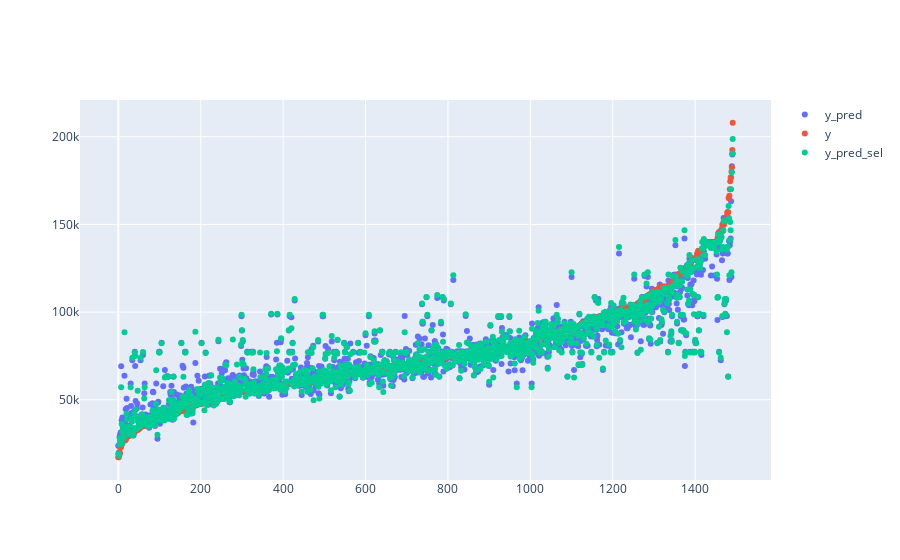

Notebook code for this chart:
### Code cell
import plotly.graph_objects as go


fig = go.Figure()

# Add traces
fig.add_trace(go.Scatter(x=np.arange(0,1492), y=y_pred_com['y_pred'],
                    mode='markers',
                    name='y_pred'))
fig.add_trace(go.Scatter(x=np.arange(0,1492), y=y_pred_com['y'],
                    mode='markers',
                    name='y'))
fig.add_trace(go.Scatter(x=np.arange(0,1492), y=y_pred_com['y_pred_sel'],
                    mode='markers',
                    name='y_pred_sel'))
fig.show()

### Figure 1 — Plotly figure (JSON) as saved in the notebook; plotly's stock layout.template omitted (floating-point values rounded to 4 significant figures; data arrays with more than 128 entries replaced by an {"elided": "..."} marker saying what was removed)
{"data": [{"mode": "markers", "name": "y_pred", "type": "scatter", "x": {"elided": "1492 int values"}, "y": {"elided": "1492 float values"}}, {"mode": "markers", "name": "y", "type": "scatter", "x": {"elided": "1492 int values"}, "y": {"elided": "1492 float values"}}, {"mode": "markers", "name": "y_pred_sel", "type": "scatter", "x": {"elided": "1492 int values"}, "y": {"elided": "1492 float values"}}], "layout": {}}
